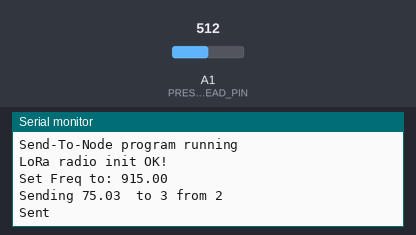
Bench run of a sketch on a simulated Arduino Uno, built with avr-gcc and run on an emulated ATmega328P. On the bench: the last lines printed to the serial monitor. The test bench sets the inputs (shaded band); at power-on: A1 (PRESSURE_READ_PIN) = 512. No radio packets arrive unless stated.

Above: at 1.3 s.
1.4 s: A1 (PRESSURE_READ_PIN) set to 716
At 3.6 s:
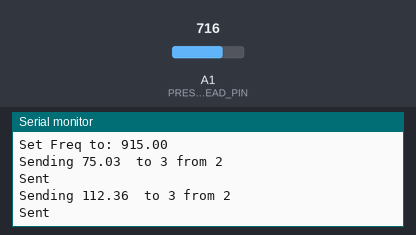
4.2 s: A1 (PRESSURE_READ_PIN) set to 900
At 5.1 s:
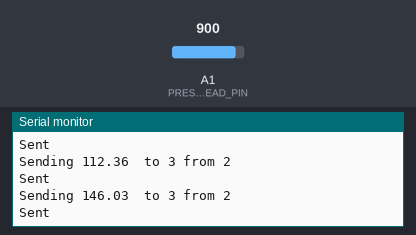
Timing chart, 0 to 7.2 s (numbered marks = the images above; inputs shaded):
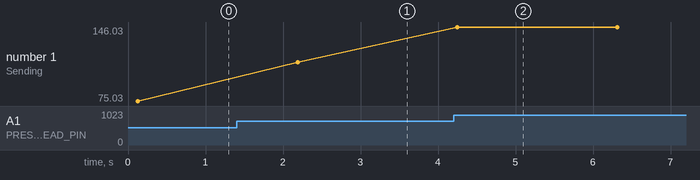

Measured:
- after the input at 1.4 s, the serial monitor: prints a new line after 0.79 s (image 1)
- after the input at 4.2 s, the serial monitor: prints a new line after 0.05 s (image 2)
- plotted number 1: 75.03 → 112.36 after the input at 1.4 s, 112.36 → 146.03 after the input at 4.2 s

The sketch:

SendToNode.ino
```cpp
/**
 * This sketch is demonstrates sending from one node to another over LoRa
 */
#include <SPI.h>
#include <RH_RF95.h>
#include <ArduinoJson.h>
#define TXPOWER 5 // TX power in dbm. (Range of 5 - 23)

#ifdef ESP8266
#define RFM95_CS 4
#define RFM95_RST 2
#define RFM95_INT 3
#else
#define RFM95_CS 4
#define RFM95_RST 2
#define RFM95_INT 3
#include <Ethernet.h>
#define W5100_CS  10
#define SDCARD_CS 4

#endif

#define RF95_FREQ 915.0
#define NODEID 2
#define SEND_TO_NODE_ID 3
#define PRESSURE_READ_PIN A1

// Singleton instance of the radio driver
RH_RF95 rf95(RFM95_CS, RFM95_INT);

uint8_t rx_buf[RH_RF95_MAX_MESSAGE_LEN];
uint8_t rx_len = sizeof(rx_buf);
unsigned long mid = 0;
StaticJsonBuffer<RH_RF95_MAX_MESSAGE_LEN> jsonBuffer;

void setup() {
  Serial.begin(115200);
  delay(100);
  Serial.println(F("Send-To-Node program running"));

  radio_init();
}

void loop() {
  JsonObject& root = jsonBuffer.createObject();

  float data = readPressure(PRESSURE_READ_PIN);

  root[F("to")] = SEND_TO_NODE_ID;
  root[F("fr")] = NODEID;
  root[F("pd")] = data;
  root[F("m")] = mid++;

  Serial.print("Sending ");Serial.print(data);Serial.print("  to ");Serial.print(SEND_TO_NODE_ID);Serial.print(" from ");Serial.println(NODEID);

  root.printTo((char*)rx_buf, rx_len);
  jsonBuffer.clear();

  rf95.send(rx_buf, rx_len);
  if (rf95.waitPacketSent(500)) {
    Serial.println("Sent");
  } else {
    Serial.println("Failed to send");
  }
  delay(2000);
}

float readPressure(uint8_t _pin) {
  // 0.5V = 0 psi = 102
  // 4.5V = 150 psi = 922
  // 0.5 - 4.5 = 0.183 psi per 1 step
  uint16_t val = analogRead(_pin);
  if (val <= 102) {
    return 0.0;
  } else if (val >= 922) {
    return 150.0;
  } else {
    return (val - 102) * 0.183;
  }
}

void radio_init() {
  pinMode(RFM95_RST, OUTPUT);
  digitalWrite(RFM95_RST, HIGH);
  // manual reset
  digitalWrite(RFM95_RST, LOW);
  delay(10);
  digitalWrite(RFM95_RST, HIGH);
  delay(10);

  while (!rf95.init()) {
    Serial.println(F("LoRa radio init failed"));
    while (1) {
      delay(100);
    }
  }
  Serial.println(F("LoRa radio init OK!"));

  // Defaults after init are 434.0MHz, modulation GFSK_Rb250Fd250, +13dbM
  if (!rf95.setFrequency(RF95_FREQ)) {
    Serial.println(F("setFrequency failed"));
    while (1) {
      delay(100);
    }
  }
  Serial.print(F("Set Freq to: ")); Serial.println(RF95_FREQ);

  // Defaults after init are 434.0MHz, 13dBm, Bw = 125 kHz, Cr = 4/5, Sf = 128chips/symbol, CRC on

  // The default transmitter power is 13dBm, using PA_BOOST.
  // If you are using RFM95/96/97/98 modules which uses the PA_BOOST transmitter pin, then
  // you can set transmitter powers from 5 to 23 dBm:
  rf95.setTxPower(TXPOWER, false);
}
```
